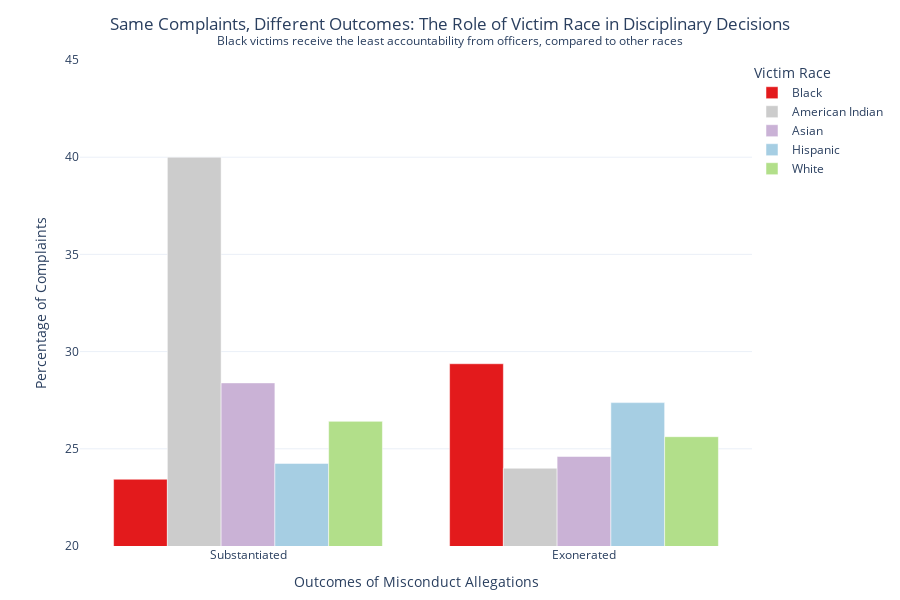

The notebook cell this image was saved under:
### Code cell
import plotly.graph_objects as go

# Prepare data
stage_percent_filtered = stage_percent.drop(columns='Unsubstantiated', errors='ignore')
columns_order = ['Black'] + [col for col in stage_percent_filtered.index if col != 'Black']
stage_percent_ordered = stage_percent_filtered.loc[columns_order]
stage_percent_T = stage_percent_ordered.T

# Define colors
race_colors = {
    'Black': '#e31a1c',          # Bold red
    'White': '#b2df8a',
    'Hispanic': '#a6cee3',
    'Asian': '#cab2d6',
    'South Asian': '#fdbf6f',
    'Middle Eastern or North African': '#ffeda0',
    'Native American': '#fdae61',
    'East Asian': '#c7e9b4',
}

# Create figure
fig = go.Figure()

# Add each race as a bar trace
for race in stage_percent_ordered.index:
    fig.add_trace(go.Bar(
        x=stage_percent_T.index,
        y=stage_percent_T[race],
        name=race,
        marker_color=race_colors.get(race, '#cccccc'),
        hovertemplate=f"{race}<br>%{{x}}: %{{y:.2f}}%<extra></extra>",
        visible=True
    ))

# Layout without annotations
fig.update_layout(
    title=dict(
        text="Same Complaints, Different Outcomes: The Role of Victim Race in Disciplinary Decisions<br><sup>Black victims receive the least accountability from officers, compared to other races</sup>",
        x=0.5,
        xanchor='center'
    ),
    xaxis_title="Outcomes of Misconduct Allegations",
    yaxis_title="Percentage of Complaints",
    yaxis=dict(range=[20, 45]),
    barmode='group',
    legend_title="Victim Race",
    template='plotly_white',
    height=600
)
fig.update_layout(
    margin=dict(l=80, r=20, t=60, b=40),  # l=80 gives room for Y-axis labels
    legend=dict(x=1, y=1),  # Keeps legend inside the plot area (top right)
)



fig.show()
# Save the Plotly chart as an interactive HTML file
fig.write_html("plots/f_chart.html")

### Figure 1 — Plotly figure (JSON) as saved in the notebook; plotly's stock layout.template omitted (floating-point values rounded to 4 significant figures)
{"data": [{"hovertemplate": "Black<br>%{x}: %{y:.2f}%<extra></extra>", "marker": {"color": "#e31a1c"}, "name": "Black", "type": "bar", "visible": true, "x": ["Substantiated", "Exonerated"], "y": [23.43, 29.38]}, {"hovertemplate": "American Indian<br>%{x}: %{y:.2f}%<extra></extra>", "marker": {"color": "#cccccc"}, "name": "American Indian", "type": "bar", "visible": true, "x": ["Substantiated", "Exonerated"], "y": [40, 24]}, {"hovertemplate": "Asian<br>%{x}: %{y:.2f}%<extra></extra>", "marker": {"color": "#cab2d6"}, "name": "Asian", "type": "bar", "visible": true, "x": ["Substantiated", "Exonerated"], "y": [28.39, 24.61]}, {"hovertemplate": "Hispanic<br>%{x}: %{y:.2f}%<extra></extra>", "marker": {"color": "#a6cee3"}, "name": "Hispanic", "type": "bar", "visible": true, "x": ["Substantiated", "Exonerated"], "y": [24.25, 27.38]}, {"hovertemplate": "White<br>%{x}: %{y:.2f}%<extra></extra>", "marker": {"color": "#b2df8a"}, "name": "White", "type": "bar", "visible": true, "x": ["Substantiated", "Exonerated"], "y": [26.41, 25.62]}], "layout": {"barmode": "group", "height": 600, "legend": {"title": {"text": "Victim Race"}, "x": 1, "y": 1}, "margin": {"b": 40, "l": 80, "r": 20, "t": 60}, "title": {"text": "Same Complaints, Different Outcomes: The Role of Victim Race in Disciplinary Decisions<br><sup>Black victims receive the least accountability from officers, compared to other races</sup>", "x": 0.5, "xanchor": "center"}, "xaxis": {"title": {"text": "Outcomes of Misconduct Allegations"}}, "yaxis": {"range": [20, 45], "title": {"text": "Percentage of Complaints"}}}}
